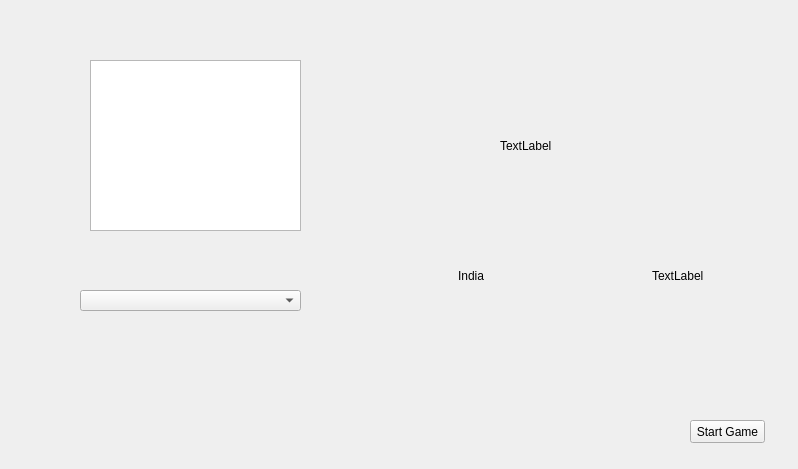
<?xml version="1.0" encoding="UTF-8"?>
<ui version="4.0">
 <class>GameOptions</class>
 <widget class="QWidget" name="GameOptions">
  <property name="geometry">
   <rect>
    <x>0</x>
    <y>0</y>
    <width>798</width>
    <height>469</height>
   </rect>
  </property>
  <property name="windowTitle">
   <string>Form</string>
  </property>
  <widget class="QPushButton" name="pushButton">
   <property name="geometry">
    <rect>
     <x>690</x>
     <y>420</y>
     <width>75</width>
     <height>23</height>
    </rect>
   </property>
   <property name="text">
    <string>Start Game</string>
   </property>
  </widget>
  <widget class="QListWidget" name="listWidget">
   <property name="geometry">
    <rect>
     <x>90</x>
     <y>60</y>
     <width>211</width>
     <height>171</height>
    </rect>
   </property>
  </widget>
  <widget class="QLabel" name="label">
   <property name="geometry">
    <rect>
     <x>500</x>
     <y>60</y>
     <width>161</width>
     <height>171</height>
    </rect>
   </property>
   <property name="text">
    <string>TextLabel</string>
   </property>
  </widget>
  <widget class="QWidget" name="horizontalLayoutWidget">
   <property name="geometry">
    <rect>
     <x>370</x>
     <y>240</y>
     <width>409</width>
     <height>71</height>
    </rect>
   </property>
   <layout class="QHBoxLayout" name="horizontalLayout">
    <item alignment="Qt::AlignHCenter">
     <widget class="QLabel" name="label_2">
      <property name="text">
       <string>India</string>
      </property>
     </widget>
    </item>
    <item alignment="Qt::AlignHCenter">
     <widget class="QLabel" name="label_3">
      <property name="text">
       <string>TextLabel</string>
      </property>
     </widget>
    </item>
   </layout>
  </widget>
  <widget class="QComboBox" name="comboBox">
   <property name="geometry">
    <rect>
     <x>80</x>
     <y>290</y>
     <width>221</width>
     <height>21</height>
    </rect>
   </property>
  </widget>
 </widget>
 <resources/>
 <connections>
  <connection>
   <sender>listWidget</sender>
   <signal>currentTextChanged(QString)</signal>
   <receiver>label_2</receiver>
   <slot>setText(QString)</slot>
   <hints>
    <hint type="sourcelabel">
     <x>319</x>
     <y>239</y>
    </hint>
    <hint type="destinationlabel">
     <x>756</x>
     <y>291</y>
    </hint>
   </hints>
  </connection>
 </connections>
</ui>
